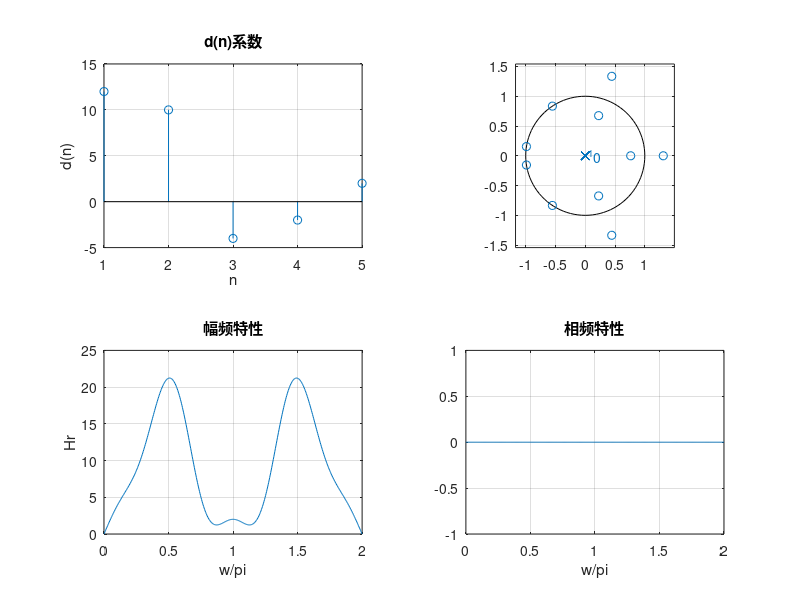

MATLAB code for this plot:
function varargout = fir4()
h=[-3 1 -1 -2  5 6 5 -2 -1 1 -3];
M=length(h);
L=M/2;
d= 2*[h(L:-1:1)];
n=1:1:L;
n=n-0.5;
w=[0:1:500]'*2*pi/500;
Hr=sin(w*n)*d';
p=angle(Hr);

subplot(2,2,1);
stem(1:L,d); 
xlabel('n');
ylabel('d(n)');
title('d(n)系数')
grid on
subplot(2,2,2);
zplane(h,1);
grid on
subplot(2,2,3); 
plot(w/pi,Hr);
xlabel('w/pi');ylabel('Hr');
title('幅频特性')
grid on
subplot(2,2,4);
plot(w/pi,p); 
xlabel('w/pi');
title('相频特性')
grid on
